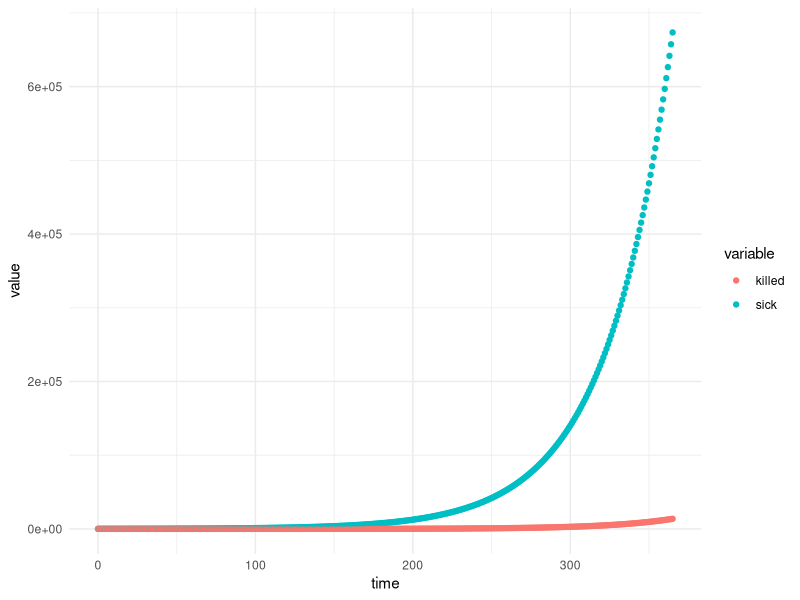

Reproduce this figure in R.
#Complex systems and simulations

install.packages("deSolve")
library(deSolve)
library(tidyverse)


#time starts from 0 and continues until 365 by 1 to represent 365 days of year at a daily intervals

time <- seq(0,365, by = 1)


#three groups of people: health, sick and killed

groups<- c(health = 5382000, sick = 100, killed = 0)

#model parameters; infection and kill rate
#parameter values for Norway are taken from: https://bit.ly/3vza06e

parameters<- c( infection_rate = (24151/1000000), death_rate = (491/1000000))

#lets set up the simulation model

covid_model<- function(time, groups, parameters){
  with(as.list(c(groups,parameters)),{
    dead_change <- sick * death_rate
    sick_change <- sick * infection_rate
    health_change <- - (sick_change+dead_change)
    
   
    
    
    #more sick people means more infection
    if(time >= 1){
      infection_rate <- infection_rate + sick_change
      
    }
    
    #limited health care capacity, assuming that all health care locations operate at the max capacity
    # 10 new patients with a new disease breaks the system, so the death starts to rise exponentially
    
    if(infection_rate > 5){
      death_rate<- death_rate + sick_change
    }
    
    return(list(c(health_change,sick_change,dead_change),infection_rate = infection_rate, death_rate = death_rate))
  })
}

data<- data.frame(deSolve::dede(y = groups, times = time,func = covid_model, parms = parameters, method = "lsodar") )


data_round<- data %>% mutate(across(c(sick,killed),round))

data_long<- data_round %>% pivot_longer(-time, names_to = "variable") %>% filter(variable %in% c("killed","sick"))

ggplot(data_long, aes(time, value, color = variable))+geom_point(aes(color = variable))+theme_minimal()

#end of the year score:

## sick: 6575
## dead: 134
